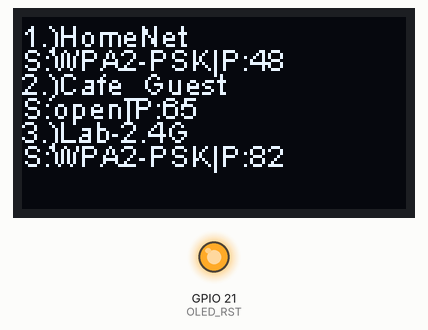
Bench run of a sketch on a simulated ESP32. On the bench: 128×64 one-colour display, output pins drawn as LEDs (lit = HIGH). WiFi joins after 1.5 s; servers stay silent unless stated; a WiFi scan finds three made-up networks; what the sketch prints to the serial monitor is not drawn.

Above: at 3.1 s.

The sketch:

wifi_viewer.ino
```cpp
#include <WiFi.h>
#include <Wire.h>
#include "SSD1306Wire.h"

// OLED Display Configuration
#define OLED_SDA 17
#define OLED_SCL 18
#define OLED_RST 21
#define OLED_ADDR 0x3c

SSD1306Wire display(OLED_ADDR, OLED_SDA, OLED_SCL, GEOMETRY_128_64);

void setup() {
  Serial.begin(115200);
  pinMode(OLED_RST, OUTPUT);
  digitalWrite(OLED_RST, LOW);
  delay(50);
  digitalWrite(OLED_RST, HIGH);

  // Initialize display
  display.init();
  display.flipScreenVertically();
  display.setFont(ArialMT_Plain_10);
  display.drawString(0, 0, "Starting up...");
  display.display();

  // Create Wi-Fi STA interface
  create_sta();
}

void loop() {
  network_finder();
  delay(300);  // Scan every 300 milliseconds
}

void create_sta() {
  if (WiFi.status() != WL_CONNECTED) {
    Serial.println("Activating Wi-Fi STA interface...");
    WiFi.mode(WIFI_STA);
    WiFi.begin();
    delay(1000);  // Give some time for activation
    Serial.print("STA Active: ");
    Serial.println(WiFi.status() == WL_CONNECTED);
  } else {
    Serial.println("STA interface already active.");
  }
}

String decode_security(int code) {
  switch (code) {
    case WIFI_AUTH_OPEN: return "open";
    case WIFI_AUTH_WEP: return "WEP";
    case WIFI_AUTH_WPA_PSK: return "WPA-PSK";
    case WIFI_AUTH_WPA2_PSK: return "WPA2-PSK";
    case WIFI_AUTH_WPA_WPA2_PSK: return "WPA/WPA2-PSK";
    default: return "UNKNOWN";
  }
}

void display_networks(int networksFound) {
  display.clear();
  int y = 0;
  for (int i = 0; i < networksFound && i < 3; i++) {
    String ssid = WiFi.SSID(i);
    int32_t rssi = WiFi.RSSI(i);
    String security = decode_security(WiFi.encryptionType(i));

    String str1 = String(i + 1) + ".)" + ssid;
    String str2 = "S:" + security + "|P:" + String(abs(rssi));

    Serial.println(str1);
    Serial.println(str2);

    display.drawString(0, y, str1);
    display.drawString(0, y + 8, str2);
    y += 16;
  }
  display.display();
}

void network_finder() {
  int networksFound = WiFi.scanNetworks();
  Serial.printf("\nFound %d networks.\n", networksFound);
  display_networks(networksFound);
}
```
